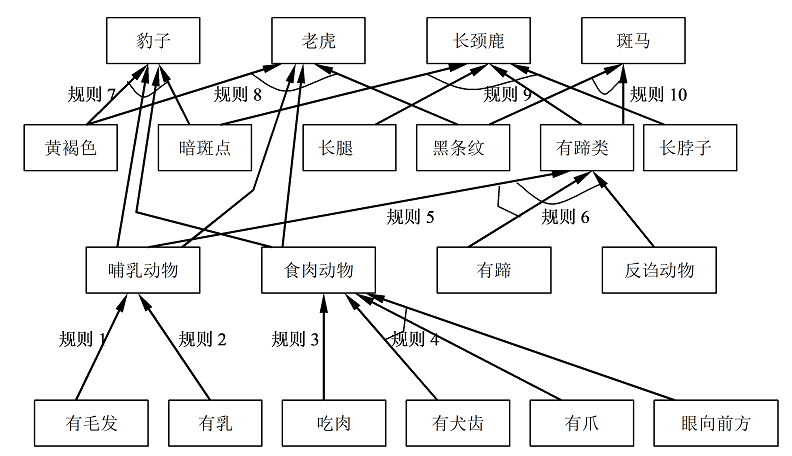
#> input picture ES/1.png, 792 x 456 px, found by its file name
$ python division.py
#> lines starting #> are read from the running program, lines starting #| are printed output that depends on the picture; after the words box and inside, x2 and y2 are one past the last pixel; in counts of white or black regions, pixels touching at a corner belong together
import cv2
from math import ceil
import numpy as np


# 图像resize
def deal(data):
    dsize = 400
    height = data.shape[0]
    width = data.shape[1]
    # 设置最小的文字像素高度
    min_val = 1

    start_i = -1
    end_i = -1
    # 存放每行的起止坐标
    rowinfo = []

    # 行分割
    for i in range(height):
        # 行中有字相关信息
        if (not data[i].all()):
            end_i = i
            if(start_i < 0):
                start_i = i
                pass
        # 行中无字相关信息
        elif (data[i].all() and start_i >= 0):
            if(end_i - start_i >= min_val):
                rowinfo.append((start_i, end_i))
                pass
            start_i, end_i = -1, -1
    #print(rowinfo)
    # 列分割
    start_j = -1
    end_j = -1
    # 最小文字像素宽度
    min_val_word = 1
    # 分割后保存编号
    number = 0
    for start, end in rowinfo:
        for j in range(width):
            # 列中有字相关信息
            if(not data[start: end, j].all()):
                end_j = j
                if(start_j < 0):
                    start_j = j
                    pass
            # 列中无字信息
            elif(data[start: end, j].all() and start_j >= 0):
                if(end_j - start_j >= min_val_word):
                    start=start
                    end=end+1
                    start_j=start_j
                    end_j=end_j+1
                    img_deal = data[start:end, start_j: end_j]
                    top=start
                    bottom=dsize-end
                    left=start_j
                    right=dsize-end_j
                    centerh=int((start+end)/2)
                    centerw=int((start_j+end_j)/2)
                    number += 1
                    pass
                start_j, end_j = -1, -1
    return img_deal,top,bottom,left,right,centerh,centerw

def image_binarization(img):
    #gray = cv2.cvtColor(img, cv2.COLOR_BGR2GRAY)
    retval, dst = cv2.threshold(img, 0, 255, cv2.THRESH_BINARY |cv2.THRESH_OTSU)
    return dst


def image_processing(img_model, img):
    imgg_model,top,bottom,left,right=deal(img_model)
    imgg,_,_,_,_=deal(img)
    size=imgg_model.shape
    img_new = cv2.resize(imgg,(size[1],size[0]))
    img_new = cv2.copyMakeBorder(img_new,top,bottom,left,right,cv2.BORDER_CONSTANT,value=[255,255,255])
    return img_new

def image_processing1(img_model, img):
    imgg_model,top,bottom,left,right,center_h,center_w=deal(img_model)
    imgg,_,_,_,_,_,_=deal(img)
    size=imgg_model.shape
    size1=imgg.shape
    newwidth=ceil(size1[1]*size[0]/size1[0])
    #newwidth=size[1]
    newheight=size[0]
    img_new = cv2.resize(imgg,(newwidth,newheight))
    left=ceil(left+(size[1]-newwidth)/2)
    right=ceil(right+(size[1]-newwidth)/2)
    img_new = cv2.copyMakeBorder(img_new,top,bottom,left,right,cv2.BORDER_CONSTANT,value=[255,255,255])
    return img_new

def image_processing2(img_model, img):
    imgg_model,top,bottom,left,right,center_h,center_w=deal(img_model)
    imgg,_,_,_,_,_,_=deal(img)
    size=imgg_model.shape
    size1=imgg.shape
    newwidth=ceil(size1[1]*size[0]/size1[0])
    #newwidth=size[1]
    newheight=size[0]
    img_new = cv2.resize(imgg,(newwidth,newheight))
    size2=img_new.shape
    top=int((400-size2[0])/2)
    bottom=top
    left=int((400-size2[1])/2)
    right=left
    img_new = cv2.copyMakeBorder(img_new,top,bottom,left,right,cv2.BORDER_CONSTANT,value=[255,255,255])
    return img_new

def image_processing3(img_model, img):
    img_model=image_binarization(img_model)
    img=image_binarization(img)
    imgg_model,top,bottom,left,right,center_h,center_w=deal(img_model)
    imgg,_,_,_,_,_,_=deal(img)
    size=imgg_model.shape
    size1=imgg.shape
    newwidth=ceil(size1[1]*size[0]/size1[0])
    newheight=size[0]
    img_new = cv2.resize(imgg,(newwidth,newheight))
    size2=img_new.shape
    top=int(center_h-size2[0]/2)
    bottom=400-top-size2[0]
    left=int(center_w-size2[1]/2)
    right=400-left-size2[1]
    img_new = cv2.copyMakeBorder(img_new,top+10,bottom-10,left,right,cv2.BORDER_CONSTANT,value=[255,255,255])
    return img_new

path1 = 'D:/AI/Mnist/1_template.jpg'
path2 = 'D:/AI/Mnist/1.png'
root = 'D:/AI/Mnist/output/'
img_model = cv2.imread(path1,cv2.IMREAD_GRAYSCALE)
img = cv2.imread(path2,cv2.IMREAD_GRAYSCALE)
#> img: shape (456, 792); min 0, max 255, mean 238
image_processed = image_processing3(img_model, img)
#> in image_binarization (call 2), `retval, dst = cv2.threshold(img, 0, 255, cv2.THRESH_BINARY |cv2.THRESH..`:
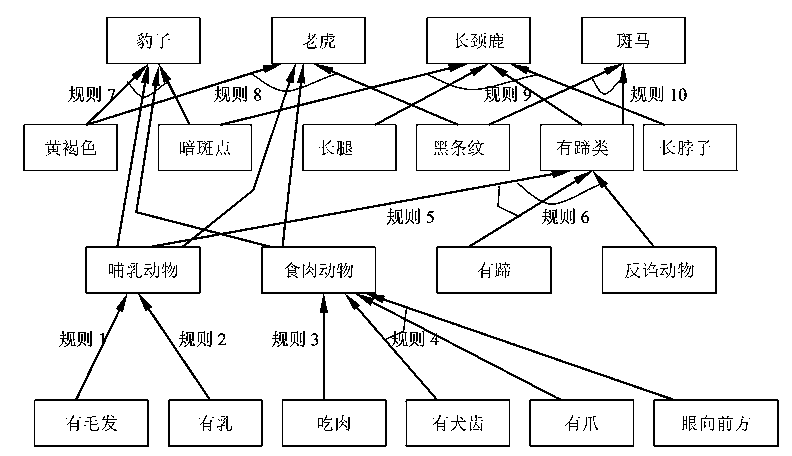
#> dst: shape (456, 792); 92.9% white; black in thin lines or dots
#> in image_binarization (call 2), `retval, dst = cv2.threshold(img, 0, 255, cv2.THRESH_BINARY |cv2.THRESH..`: retval = 145
#> (the run stopped early here; a loop or call above may not have finished)

$ run again, with ES/2.png copied over ES/1.png
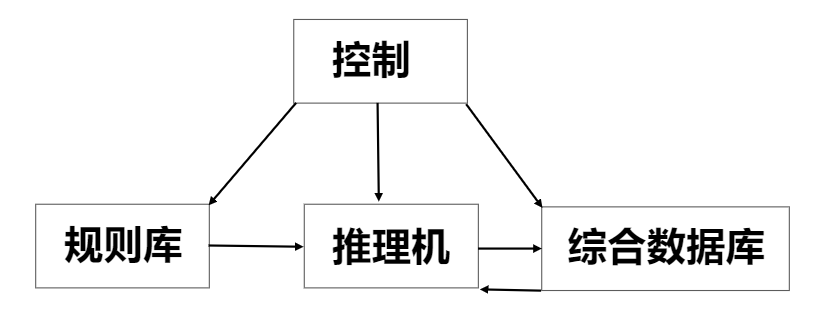
#> input picture ES/2.png, 821 x 329 px, found by its file name
#> img is the input picture: shape (329, 821); min 0, max 255, mean 242.8
#> in image_binarization (call 2), `retval, dst = cv2.threshold(img, 0, 255, cv2.THRESH_BINARY |cv2.THRESH..`:
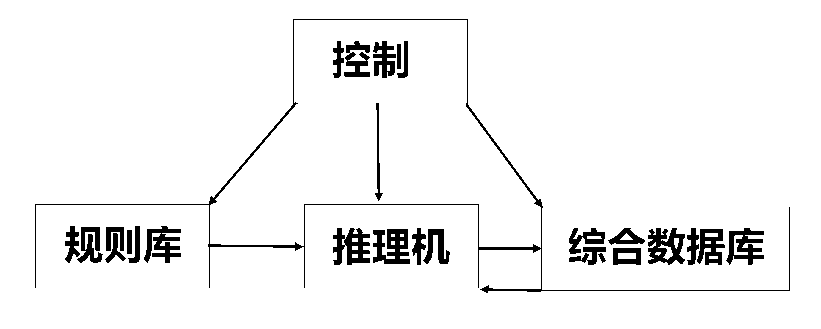
#> dst: shape (329, 821); 95.1% white; 27 black regions, largest, box (x1, y1, x2, y2) and area: (35, 19, 790, 293) 2699, (373, 229, 410, 264) 870, (648, 228, 685, 265) 850
#> retval = 143

$ run again, with ES/3.png copied over ES/1.png
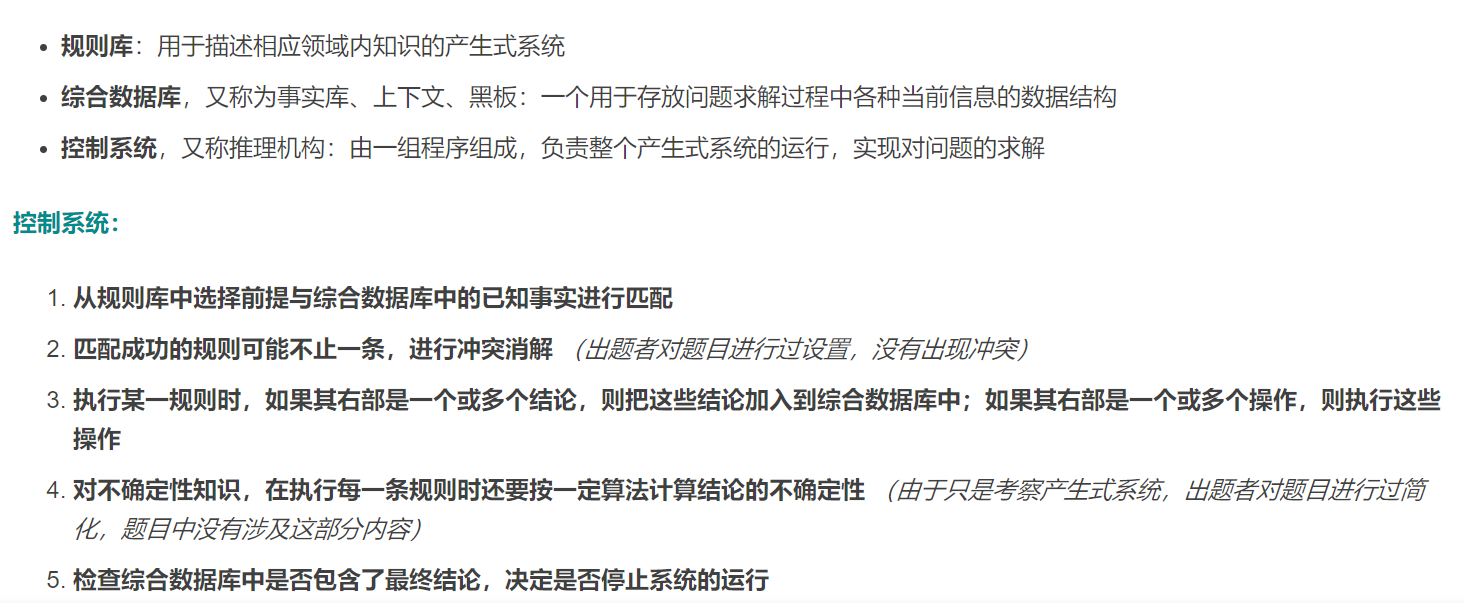
#> input picture ES/3.png, 1464 x 603 px, found by its file name
#> in image_binarization (call 2), `retval, dst = cv2.threshold(img, 0, 255, cv2.THRESH_BINARY |cv2.THRESH..`:
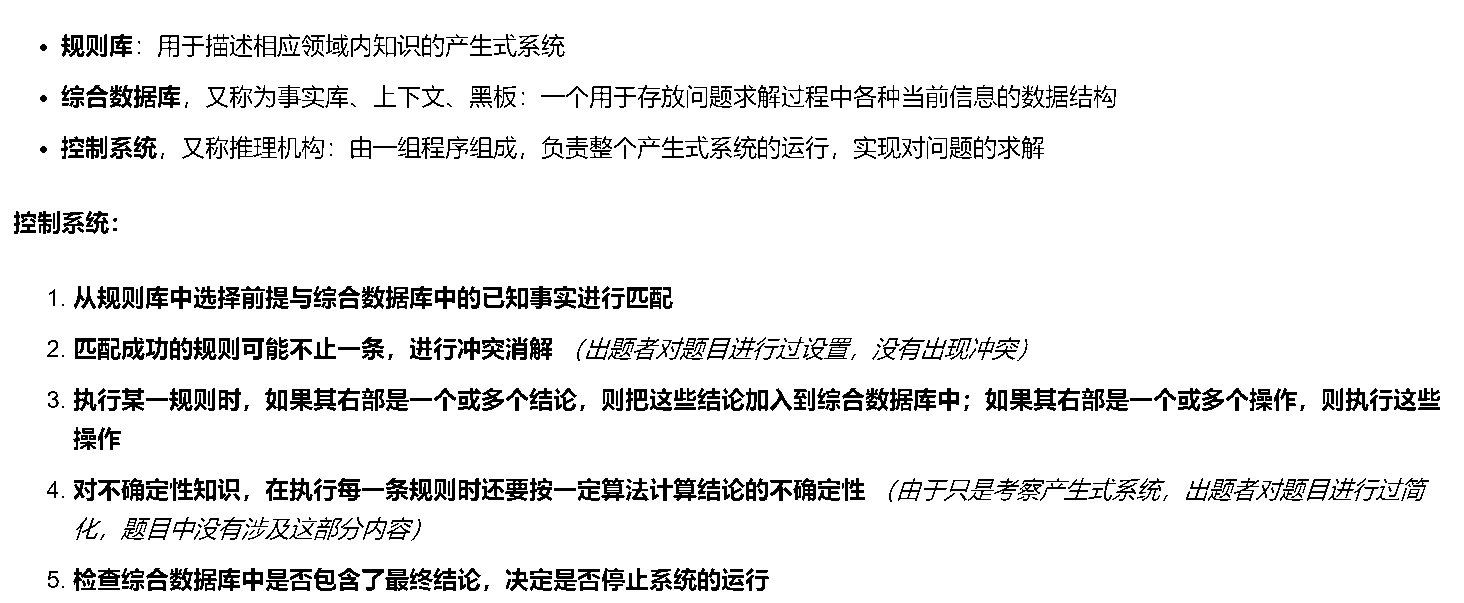
#> dst: shape (603, 1464); 92% white; 733 black regions (151 under 20 px), largest, box (x1, y1, x2, y2) and area: (530, 337, 552, 360) 331, (338, 478, 361, 501) 324, (505, 479, 528, 501) 322
#> retval = 172
